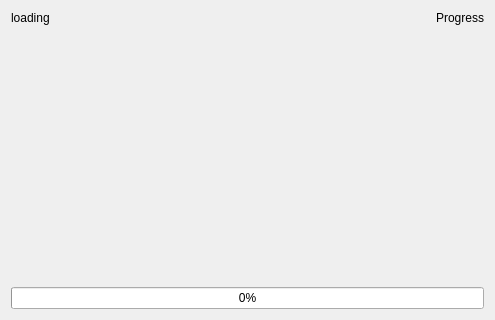
<?xml version="1.0" encoding="UTF-8"?>
<ui version="4.0">
 <class>Splash</class>
 <widget class="QDialog" name="Splash">
  <property name="geometry">
   <rect>
    <x>0</x>
    <y>0</y>
    <width>495</width>
    <height>320</height>
   </rect>
  </property>
  <property name="windowTitle">
   <string>Loading Screen</string>
  </property>
  <property name="windowIcon">
   <iconset resource="../../../resources/res.qrc">
    <normaloff>:/icons/icon_small.png</normaloff>:/icons/icon_small.png</iconset>
  </property>
  <layout class="QVBoxLayout" name="verticalLayout">
   <item>
    <layout class="QHBoxLayout" name="horizontalLayout">
     <item>
      <widget class="QLabel" name="label">
       <property name="sizePolicy">
        <sizepolicy hsizetype="Preferred" vsizetype="Preferred">
         <horstretch>0</horstretch>
         <verstretch>0</verstretch>
        </sizepolicy>
       </property>
       <property name="text">
        <string>loading</string>
       </property>
      </widget>
     </item>
     <item>
      <widget class="QLabel" name="label_2">
       <property name="sizePolicy">
        <sizepolicy hsizetype="Preferred" vsizetype="Preferred">
         <horstretch>0</horstretch>
         <verstretch>0</verstretch>
        </sizepolicy>
       </property>
       <property name="text">
        <string>Progress</string>
       </property>
       <property name="alignment">
        <set>Qt::AlignmentFlag::AlignRight|Qt::AlignmentFlag::AlignTrailing|Qt::AlignmentFlag::AlignVCenter</set>
       </property>
      </widget>
     </item>
    </layout>
   </item>
   <item>
    <widget class="QLabel" name="header">
     <property name="sizePolicy">
      <sizepolicy hsizetype="Preferred" vsizetype="Preferred">
       <horstretch>0</horstretch>
       <verstretch>1</verstretch>
      </sizepolicy>
     </property>
     <property name="text">
      <string/>
     </property>
     <property name="pixmap">
      <pixmap resource="../../../resources/res.qrc">:/image/splash.png</pixmap>
     </property>
    </widget>
   </item>
   <item>
    <widget class="QProgressBar" name="progressBar">
     <property name="value">
      <number>0</number>
     </property>
     <property name="textVisible">
      <bool>true</bool>
     </property>
     <property name="invertedAppearance">
      <bool>false</bool>
     </property>
    </widget>
   </item>
  </layout>
 </widget>
 <resources>
  <include location="../../../resources/res.qrc"/>
 </resources>
 <connections/>
</ui>
